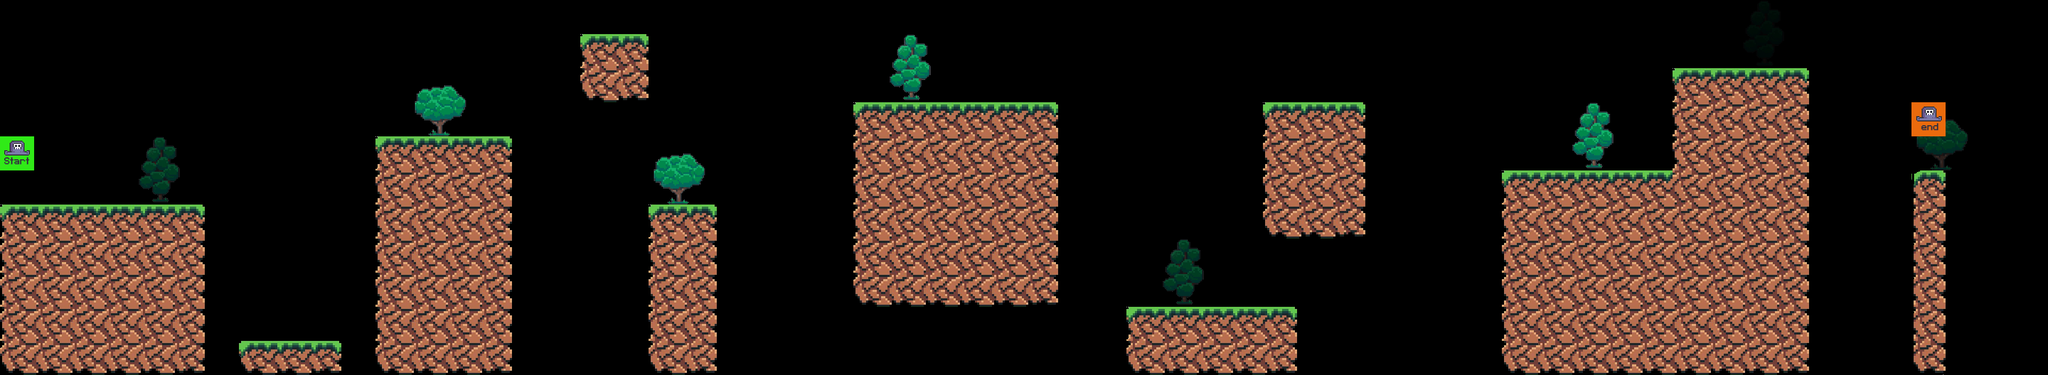

Tiled map render using the project's own tile images. Description and the whole map definition, tile-layer contents included, below:
An orthogonal 60x11 tile map with 64x64 px tiles, 4 tile layers (bg_trees, terrain, fg_trees, player), 4 tilesets.

<map version="1.9" tiledversion="1.9.0" orientation="orthogonal" renderorder="right-down" width="60" height="11" tilewidth="64" tileheight="64" infinite="0" nextlayerid="5" nextobjectid="1">
 <editorsettings>
  <export target="../0/level_0.csv" format="csv" />
 </editorsettings>
 <tileset firstgid="1" source="terrain_tiles.tsx" />
 <tileset firstgid="17" source="trees.tsx" />
 <tileset firstgid="22" source="player_tiles.tsx" />
 <tileset firstgid="24" source="all_terrain_tiles.tsx" />
 <layer id="3" name="bg_trees" width="60" height="11">
  <data encoding="csv">
0,0,0,0,0,0,0,0,0,0,0,0,0,0,0,0,0,0,0,0,0,0,0,0,0,0,0,0,0,0,0,0,0,0,0,0,0,0,0,0,0,0,0,0,0,0,0,0,0,0,0,0,0,0,0,0,0,0,0,0,
0,0,0,0,0,0,0,0,0,0,0,0,0,0,0,0,0,0,0,0,0,0,0,0,0,0,0,0,0,0,0,0,0,0,0,0,0,0,0,0,0,0,0,0,0,0,0,0,0,0,0,20,0,0,0,0,0,0,0,0,
0,0,0,0,0,0,0,0,0,0,0,0,0,0,0,0,0,0,0,0,0,0,0,0,0,0,0,0,0,0,0,0,0,0,0,0,0,0,0,0,0,0,0,0,0,0,0,0,0,0,0,0,0,0,0,0,0,0,0,0,
0,0,0,0,0,0,0,0,0,0,0,0,0,0,0,0,0,0,0,0,0,0,0,0,0,0,0,0,0,0,0,0,0,0,0,0,0,0,0,0,0,0,0,0,0,0,0,0,0,0,0,0,0,0,0,0,0,0,0,0,
0,0,0,0,0,0,0,0,0,0,0,0,0,0,0,0,0,0,0,0,0,0,0,0,0,0,0,0,0,0,0,0,0,0,0,0,0,0,0,0,0,0,0,0,0,0,0,0,0,0,0,0,0,0,0,0,21,0,0,0,
0,0,0,0,20,0,0,0,0,0,0,0,0,0,0,0,0,0,0,0,0,0,0,0,0,0,0,0,0,0,0,0,0,0,0,0,0,0,0,0,0,0,0,0,0,0,0,0,0,0,0,0,0,0,0,0,0,0,0,0,
0,0,0,0,0,0,0,0,0,0,0,0,0,0,0,0,0,0,0,0,0,0,0,0,0,0,0,0,0,0,0,0,0,0,0,0,0,0,0,0,0,0,0,0,0,0,0,0,0,0,0,0,0,0,0,0,0,0,0,0,
0,0,0,0,0,0,0,0,0,0,0,0,0,0,0,0,0,0,0,0,0,0,0,0,0,0,0,0,0,0,0,0,0,0,0,0,0,0,0,0,0,0,0,0,0,0,0,0,0,0,0,0,0,0,0,0,0,0,0,0,
0,0,0,0,0,0,0,0,0,0,0,0,0,0,0,0,0,0,0,0,0,0,0,0,0,0,0,0,0,0,0,0,0,0,20,0,0,0,0,0,0,0,0,0,0,0,0,0,0,0,0,0,0,0,0,0,0,0,0,0,
0,0,0,0,0,0,0,0,0,0,0,0,0,0,0,0,0,0,0,0,0,0,0,0,0,0,0,0,0,0,0,0,0,0,0,0,0,0,0,0,0,0,0,0,0,0,0,0,0,0,0,0,0,0,0,0,0,0,0,0,
0,0,0,0,0,0,0,0,0,0,0,0,0,0,0,0,0,0,0,0,0,0,0,0,0,0,0,0,0,0,0,0,0,0,0,0,0,0,0,0,0,0,0,0,0,0,0,0,0,0,0,0,0,0,0,0,0,0,0,0
</data>
 </layer>
 <layer id="1" name="terrain" width="60" height="11">
  <data encoding="csv">
0,0,0,0,0,0,0,0,0,0,0,0,0,0,0,0,0,0,0,0,0,0,0,0,0,0,0,0,0,0,0,0,0,0,0,0,0,0,0,0,0,0,0,0,0,0,0,0,0,0,0,0,0,0,0,0,0,0,0,0,
0,0,0,0,0,0,0,0,0,0,0,0,0,0,0,0,0,24,26,0,0,0,0,0,0,0,0,0,0,0,0,0,0,0,0,0,0,0,0,0,0,0,0,0,0,0,0,0,0,0,0,0,0,0,0,0,0,0,0,0,
0,0,0,0,0,0,0,0,0,0,0,0,0,0,0,0,0,40,42,0,0,0,0,0,0,0,0,0,0,0,0,0,0,0,0,0,0,0,0,0,0,0,0,0,0,0,0,0,0,24,25,25,26,0,0,0,0,0,0,0,
0,0,0,0,0,0,0,0,0,0,0,0,0,0,0,0,0,0,0,0,0,0,0,0,0,24,25,25,25,25,26,0,0,0,0,0,0,24,25,26,0,0,0,0,0,0,0,0,0,32,33,33,34,0,0,0,0,0,0,0,
0,0,0,0,0,0,0,0,0,0,0,24,25,25,26,0,0,0,0,0,0,0,0,0,0,32,33,33,33,33,34,0,0,0,0,0,0,32,33,34,0,0,0,0,0,0,0,0,0,32,33,33,34,0,0,0,0,0,0,0,
0,0,0,0,0,0,0,0,0,0,0,32,33,33,34,0,0,0,0,0,0,0,0,0,0,32,33,33,33,33,34,0,0,0,0,0,0,32,33,34,0,0,0,0,24,25,25,25,25,33,33,33,34,0,0,0,27,0,0,0,
1,2,2,2,2,3,0,0,0,0,0,32,33,33,34,0,0,0,0,24,26,0,0,0,0,32,33,33,33,33,34,0,0,0,0,0,0,9,10,11,0,0,0,0,32,33,33,33,33,33,33,33,34,0,0,0,35,0,0,0,
32,33,33,33,33,34,0,0,0,0,0,32,33,33,34,0,0,0,0,32,34,0,0,0,0,32,33,33,33,33,34,0,0,0,0,0,0,0,0,0,0,0,0,0,32,33,33,33,33,33,33,33,34,0,0,0,35,0,0,0,
32,33,33,33,33,34,0,0,0,0,0,32,33,33,34,0,0,0,0,32,34,0,0,0,0,40,41,41,41,41,42,0,0,0,0,0,0,0,0,0,0,0,0,0,32,33,33,33,33,33,33,33,34,0,0,0,35,0,0,0,
32,33,33,33,33,34,0,0,0,0,0,32,33,33,34,0,0,0,0,32,34,0,0,0,0,0,0,0,0,0,0,0,0,24,25,25,25,26,0,0,0,0,0,0,32,33,33,33,33,33,33,33,34,0,0,0,35,0,0,0,
40,41,41,41,41,42,0,48,49,50,0,40,41,41,42,0,0,0,0,40,42,0,0,0,0,0,0,0,0,0,0,0,0,40,41,41,41,42,0,0,0,0,0,0,40,41,41,41,41,41,41,41,42,0,0,0,43,0,0,0
</data>
 </layer>
 <layer id="2" name="fg_trees" width="60" height="11">
  <data encoding="csv">
0,0,0,0,0,0,0,0,0,0,0,0,0,0,0,0,0,0,0,0,0,0,0,0,0,0,0,0,0,0,0,0,0,0,0,0,0,0,0,0,0,0,0,0,0,0,0,0,0,0,0,0,0,0,0,0,0,0,0,0,
0,0,0,0,0,0,0,0,0,0,0,0,0,0,0,0,0,0,0,0,0,0,0,0,0,0,0,0,0,0,0,0,0,0,0,0,0,0,0,0,0,0,0,0,0,0,0,0,0,0,0,0,0,0,0,0,0,0,0,0,
0,0,0,0,0,0,0,0,0,0,0,0,0,0,0,0,0,0,0,0,0,0,0,0,0,0,17,0,0,0,0,0,0,0,0,0,0,0,0,0,0,0,0,0,0,0,0,0,0,0,0,0,0,0,0,0,0,0,0,0,
0,0,0,0,0,0,0,0,0,0,0,0,19,0,0,0,0,0,0,0,0,0,0,0,0,0,0,0,0,0,0,0,0,0,0,0,0,0,0,0,0,0,0,0,0,0,0,0,0,0,0,0,0,0,0,0,0,0,0,0,
0,0,0,0,0,0,0,0,0,0,0,0,0,0,0,0,0,0,0,0,0,0,0,0,0,0,0,0,0,0,0,0,0,0,0,0,0,0,0,0,0,0,0,0,0,0,17,0,0,0,0,0,0,0,0,0,0,0,0,0,
0,0,0,0,0,0,0,0,0,0,0,0,0,0,0,0,0,0,0,19,0,0,0,0,0,0,0,0,0,0,0,0,0,0,0,0,0,0,0,0,0,0,0,0,0,0,0,0,0,0,0,0,0,0,0,0,0,0,0,0,
0,0,0,0,0,0,0,0,0,0,0,0,0,0,0,0,0,0,0,0,0,0,0,0,0,0,0,0,0,0,0,0,0,0,0,0,0,0,0,0,0,0,0,0,0,0,0,0,0,0,0,0,0,0,0,0,0,0,0,0,
0,0,0,0,0,0,0,0,0,0,0,0,0,0,0,0,0,0,0,0,0,0,0,0,0,0,0,0,0,0,0,0,0,0,0,0,0,0,0,0,0,0,0,0,0,0,0,0,0,0,0,0,0,0,0,0,0,0,0,0,
0,0,0,0,0,0,0,0,0,0,0,0,0,0,0,0,0,0,0,0,0,0,0,0,0,0,0,0,0,0,0,0,0,0,0,0,0,0,0,0,0,0,0,0,0,0,0,0,0,0,0,0,0,0,0,0,0,0,0,0,
0,0,0,0,0,0,0,0,0,0,0,0,0,0,0,0,0,0,0,0,0,0,0,0,0,0,0,0,0,0,0,0,0,0,0,0,0,0,0,0,0,0,0,0,0,0,0,0,0,0,0,0,0,0,0,0,0,0,0,0,
0,0,0,0,0,0,0,0,0,0,0,0,0,0,0,0,0,0,0,0,0,0,0,0,0,0,0,0,0,0,0,0,0,0,0,0,0,0,0,0,0,0,0,0,0,0,0,0,0,0,0,0,0,0,0,0,0,0,0,0
</data>
 </layer>
 <layer id="4" name="player" width="60" height="11">
  <data encoding="csv">
0,0,0,0,0,0,0,0,0,0,0,0,0,0,0,0,0,0,0,0,0,0,0,0,0,0,0,0,0,0,0,0,0,0,0,0,0,0,0,0,0,0,0,0,0,0,0,0,0,0,0,0,0,0,0,0,0,0,0,0,
0,0,0,0,0,0,0,0,0,0,0,0,0,0,0,0,0,0,0,0,0,0,0,0,0,0,0,0,0,0,0,0,0,0,0,0,0,0,0,0,0,0,0,0,0,0,0,0,0,0,0,0,0,0,0,0,0,0,0,0,
0,0,0,0,0,0,0,0,0,0,0,0,0,0,0,0,0,0,0,0,0,0,0,0,0,0,0,0,0,0,0,0,0,0,0,0,0,0,0,0,0,0,0,0,0,0,0,0,0,0,0,0,0,0,0,0,0,0,0,0,
0,0,0,0,0,0,0,0,0,0,0,0,0,0,0,0,0,0,0,0,0,0,0,0,0,0,0,0,0,0,0,0,0,0,0,0,0,0,0,0,0,0,0,0,0,0,0,0,0,0,0,0,0,0,0,0,23,0,0,0,
22,0,0,0,0,0,0,0,0,0,0,0,0,0,0,0,0,0,0,0,0,0,0,0,0,0,0,0,0,0,0,0,0,0,0,0,0,0,0,0,0,0,0,0,0,0,0,0,0,0,0,0,0,0,0,0,0,0,0,0,
0,0,0,0,0,0,0,0,0,0,0,0,0,0,0,0,0,0,0,0,0,0,0,0,0,0,0,0,0,0,0,0,0,0,0,0,0,0,0,0,0,0,0,0,0,0,0,0,0,0,0,0,0,0,0,0,0,0,0,0,
0,0,0,0,0,0,0,0,0,0,0,0,0,0,0,0,0,0,0,0,0,0,0,0,0,0,0,0,0,0,0,0,0,0,0,0,0,0,0,0,0,0,0,0,0,0,0,0,0,0,0,0,0,0,0,0,0,0,0,0,
0,0,0,0,0,0,0,0,0,0,0,0,0,0,0,0,0,0,0,0,0,0,0,0,0,0,0,0,0,0,0,0,0,0,0,0,0,0,0,0,0,0,0,0,0,0,0,0,0,0,0,0,0,0,0,0,0,0,0,0,
0,0,0,0,0,0,0,0,0,0,0,0,0,0,0,0,0,0,0,0,0,0,0,0,0,0,0,0,0,0,0,0,0,0,0,0,0,0,0,0,0,0,0,0,0,0,0,0,0,0,0,0,0,0,0,0,0,0,0,0,
0,0,0,0,0,0,0,0,0,0,0,0,0,0,0,0,0,0,0,0,0,0,0,0,0,0,0,0,0,0,0,0,0,0,0,0,0,0,0,0,0,0,0,0,5,6,0,0,0,0,0,0,0,0,0,0,0,0,0,0,
0,0,0,0,0,0,0,0,0,0,0,0,0,0,0,0,0,0,0,0,0,0,0,0,0,0,0,0,0,0,0,0,0,0,0,0,0,0,0,0,0,0,0,0,0,0,0,0,0,0,0,0,0,0,0,0,0,0,0,0
</data>
 </layer>
</map>
